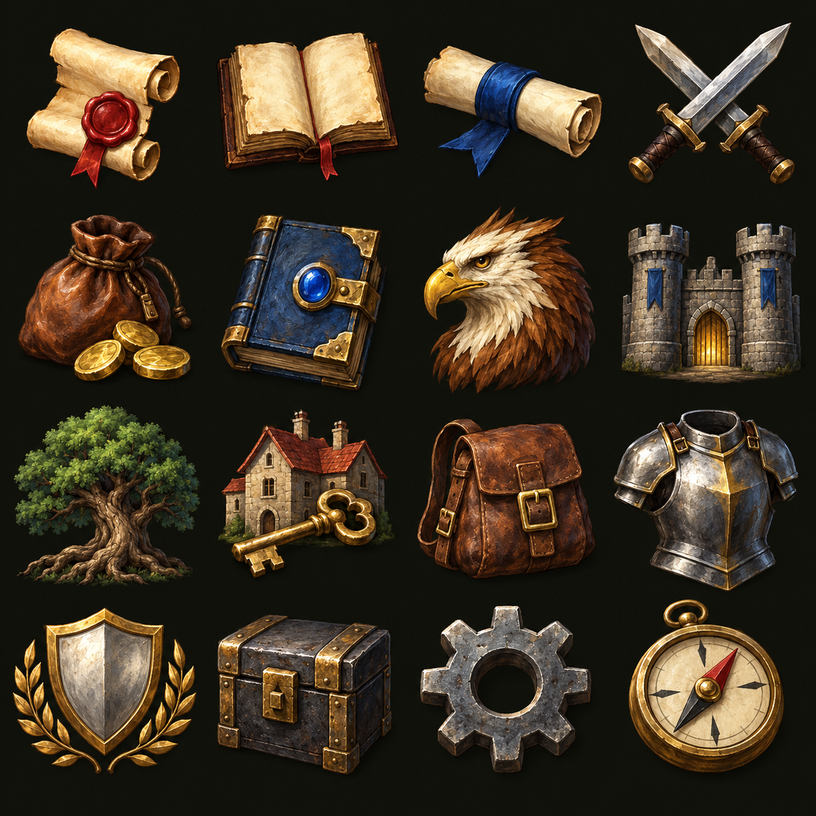
#> input picture images/ui/interface-emblems-v1.png, 816 x 816 px, shrunk from 1254 x 1254 before the run
$ python prepare_painted_icon_alpha.py
#> lines starting #> are read from the running program, lines starting #| are printed output that depends on the picture
"""Remove the baked dark background from painted icon atlases.

The painterly subjects and all enclosed shadows are preserved. Only dark pixels
connected to the outer canvas are cleared, so interior material shadows are not
keyed out.
"""

from pathlib import Path

from PIL import Image, ImageDraw

ROOT = Path(__file__).resolve().parents[1]
ATLASES = [
    "images/ui/interface-emblems-v1.png",
    "images/portraits/character-heads-v1.png",
    "images/items/artwork/equipment-atlas-v1.png",
    "images/items/artwork/supplies-relics.png",
    "images/items/artwork/supplies-crafting.png",
    "images/items/artwork/supplies-alchemy.png",
    "images/items/artwork/sets-atlas-v1.png",
    "images/items/artwork/gems-runes.png",
]


def clear_outer_background(path: Path) -> None:
    with Image.open(path) as source:
#> source is the input picture: PIL image 816x816 RGB; mean R, G, B 60.4, 49.9, 34.5
        image = source.convert("RGBA")
    width, height = image.size
#> width = 816; height = 816
    # The atlas canvas is continuous, so clear from every outer edge.
    for y in range(0, height, 16):
        for x in (0, width - 1):
            ImageDraw.floodfill(image, (x, y), (0, 0, 0, 0), thresh=28)
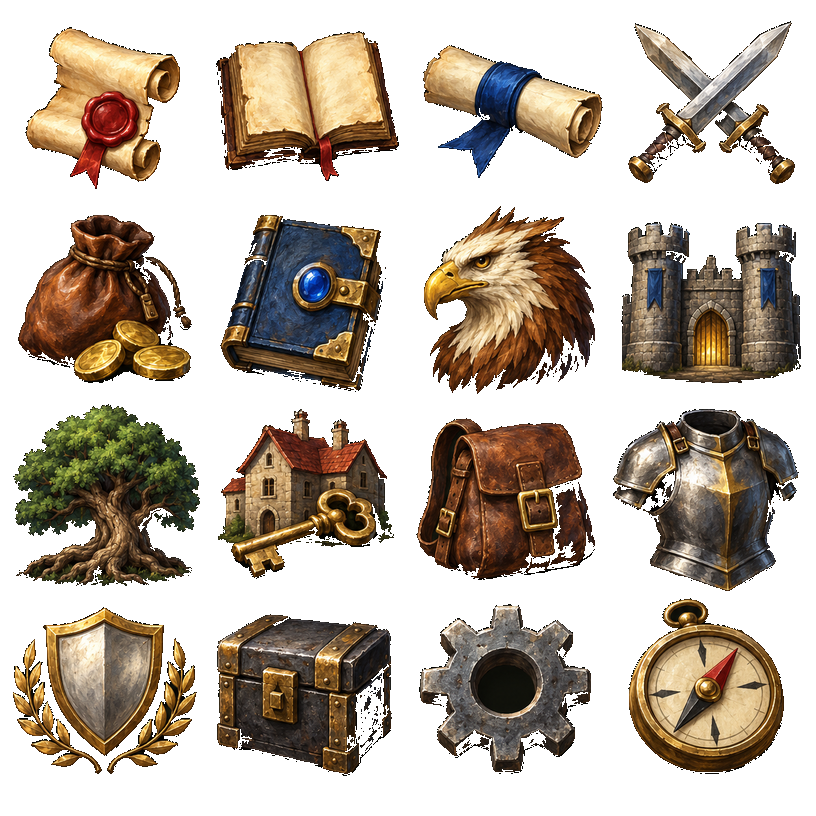
#> image: PIL image 816x816 RGBA; mean R, G, B, A 51.5, 40.7, 28.7, 116.5; transparent parts drawn white
    for x in range(0, width, 16):
        for y in (0, height - 1):
            ImageDraw.floodfill(image, (x, y), (0, 0, 0, 0), thresh=28)
    # Write atomically so an interrupted conversion cannot leave a broken atlas.
    temporary = path.with_suffix(".alpha-tmp.png")
    image.save(temporary, optimize=True)
    temporary.replace(path)


def main() -> None:
    for relative in ATLASES:
        path = ROOT / relative
        clear_outer_background(path)
        with Image.open(path) as image:
            print(f"{relative}: {image.mode} {image.size}, alpha={image.getchannel('A').getextrema()}")
#| images/ui/interface-emblems-v1.png: RGBA (816, 816), alpha=(0, 255)
#> pass 2 of the loop in main, `for relative in ATLASES:`:
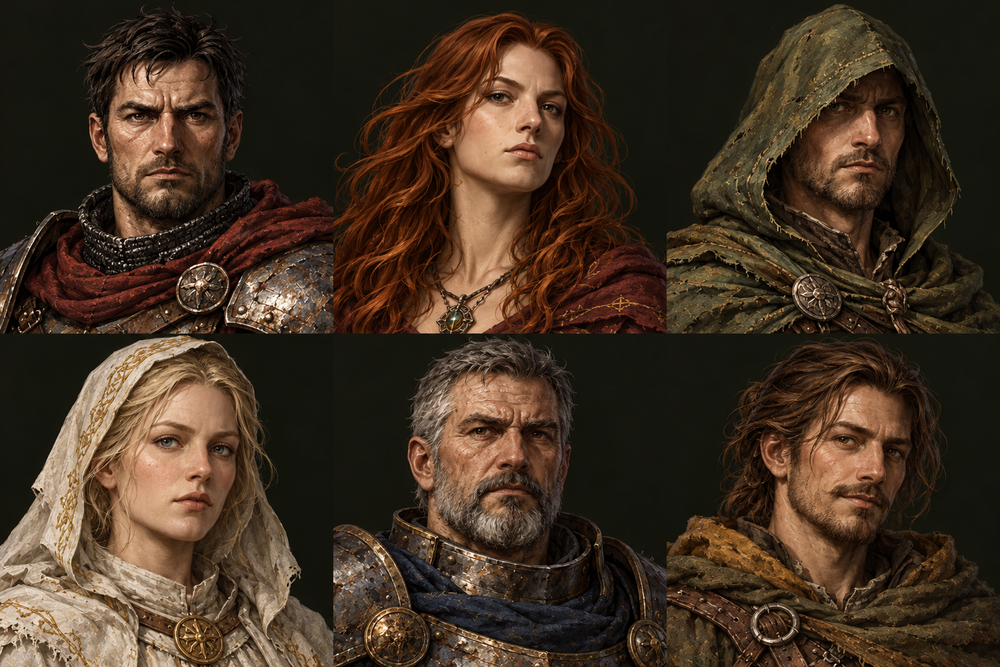
#> input picture images/portraits/character-heads-v1.png, 1000 x 667 px, shrunk from 1536 x 1024 before the run
#> in clear_outer_background, source is the input picture: PIL image 1000x667 RGB; mean R, G, B 66.2, 49.5, 34.4
#> after the loop in clear_outer_background (call 2), `for y in range(0, height, 16):`:
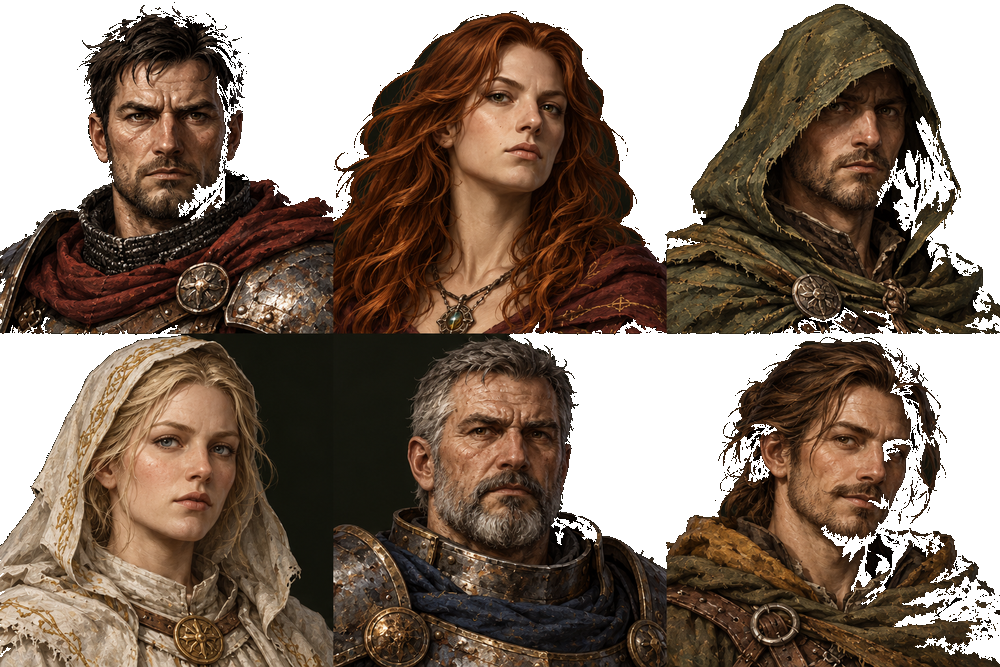
#> image: PIL image 1000x667 RGBA; mean R, G, B, A 60, 43.5, 30.6, 181; transparent parts drawn white
#| images/portraits/character-heads-v1.png: RGBA (1000, 667), alpha=(0, 255)


if __name__ == "__main__":
#> (the run stopped early here; a loop or call above may not have finished)
